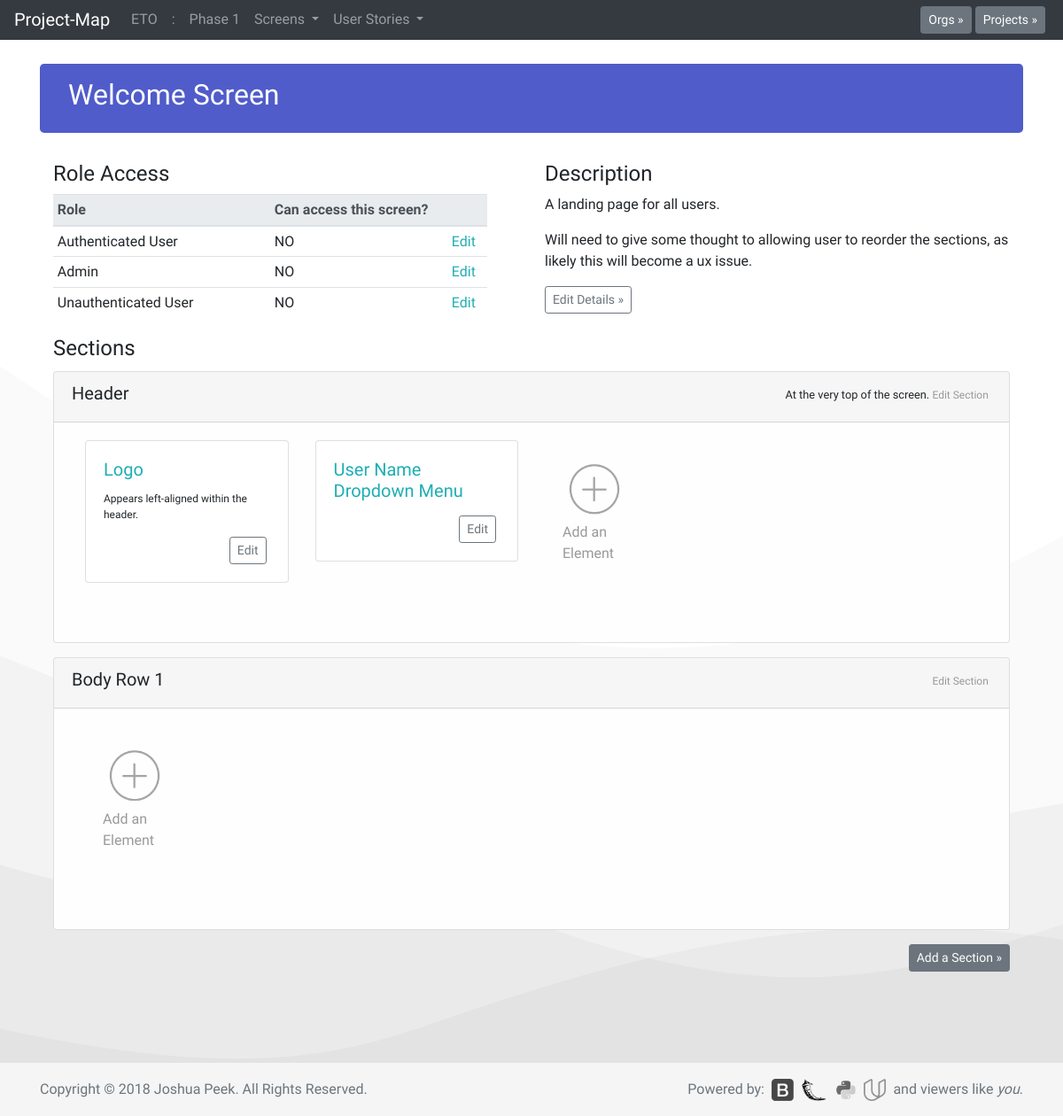
The page /p1/scrn1 on the database its author committed.
### database_setup.py (models this page shows, shortened)
class Org(Base):
    __tablename__ = 'org'
    id = Column(Integer, primary_key=True)
    title = Column(String(250), nullable=False)
    description = Column(String(500))

class Project(Base):
    __tablename__ = 'project'
    id = Column(Integer, primary_key=True)
    title = Column(String(250), nullable=False)
    description = Column(String(500))
    org_id = Column(Integer, ForeignKey('org.id'))
    org = relationship(Org)

class Screen(Base):
    __tablename__ = 'screen'
    id = Column(Integer, primary_key=True)
    title = Column(String(250), nullable=False)
    description = Column(String(500))
    project_id = Column(Integer, ForeignKey('project.id'))
    project = relationship(Project)

class RoleScreen(Base):
    __tablename__ = 'rolescreen'
    id = Column(Integer, primary_key=True)
    access = Column(String(1), nullable=False)
    project_id = Column(Integer, ForeignKey('project.id'))
    project = relationship(Project)
    role_id = Column(Integer, ForeignKey('role.id'), nullable=False)
    role = relationship(Role)
    screen_id = Column(Integer, ForeignKey('screen.id'), nullable=False)
    screen = relationship(Screen)

class Role(Base):
    __tablename__ = 'role'
    id = Column(Integer, primary_key=True)
    title = Column(String(250), nullable=False)
    description = Column(String(500))
    authRequired = Column(String(5))
    project_id = Column(Integer, ForeignKey('project.id'))
    project = relationship(Project)

class ScreenSection(Base):
    __tablename__ = 'screensection'
    id = Column(Integer, primary_key=True)
    screen_id = Column(Integer, ForeignKey('screen.id'))
    screen = relationship(Screen)
    section_id = Column(Integer, ForeignKey('section.id'))
    section = relationship(Section)

class Section(Base):
    __tablename__ = 'section'
    id = Column(Integer, primary_key=True)
    title = Column(String(250), nullable=False)
    description = Column(String(500))
    project_id = Column(Integer, ForeignKey('project.id'))
    project = relationship(Project)

class SectionElement(Base):
    __tablename__ = 'sectionelement'
    id = Column(Integer, primary_key=True)
    section_id = Column(Integer, ForeignKey('section.id'))
    section = relationship(Section)
    element_id = Column(Integer, ForeignKey('element.id'))
    element = relationship(Element)
    project_id = Column(Integer, ForeignKey('project.id'))
    project = relationship(Project)

class Element(Base):
    __tablename__ = 'element'
    id = Column(Integer, primary_key=True)
    title = Column(String(250), nullable=False)
    description = Column(String(500))
    project_id = Column(Integer, ForeignKey('project.id'))
    project = relationship(Project)

### app.py (the view)
@app.route('/p<int:project_id>/scrn<int:screen_id>')
def screenPage(project_id, screen_id):
    allorgs = session.query(Org).all()
    allprojects = session.query(Project).all()
    project = session.query(Project).filter_by(id=project_id).one()
    org = session.query(Org).filter_by(id=project.org.id).one()
    projects = session.query(Project).filter_by(org_id=org.id).all()
    screens = session.query(Screen).filter_by(project_id=project.id).all()
    roleaccess = session.query(Role.id, Role.title, RoleScreen.access).\
        join(RoleScreen).\
        filter(Role.project_id==project_id).\
        filter(RoleScreen.screen_id==screen_id).all()
    knownroles=[]
    for i in roleaccess:
        knownroles.append(i.id)
    getnewroles = session.query(Role).\
        filter(Role.project_id==project_id).\
        filter(Role.id not in knownroles).all()
    newroles = []
    for i in getnewroles:
        if i.id not in knownroles:
            newrole=Role(id=i.id, title=i.title)
            newroles.append(newrole)
    screen = session.query(Screen).filter_by(id=screen_id).one()
    screenSections = session.query(ScreenSection).\
        filter_by(screen_id=screen_id).all()
    roleScreen = session.query(RoleScreen).filter_by(screen_id=screen_id).all()
    se=session.query(SectionElement).filter_by(project_id=project.id).all()
    return render_template('wire.html', screen=screen,
        screenSections=screenSections,
        roleScreen=roleScreen,
        allorgs=allorgs,
        allprojects=allprojects, roleaccess=roleaccess,
        projects=projects, org=org, newroles=newroles, sectionElements=se,
        screens=screens, project=project)

### templates/wire.html (shortened to what this page needs)
<!doctype html>
<html lang="en">
  {% include "header.html" %}
  <body>
    {% include "menu.html" %}
    <main role="main" class="container">
      <div class="jumbotron" style="padding:1rem 2rem;background-color:#505cc9;background-image:none;">
        <h2 style="font-family: 'Rock Salt', cursive;">{{screen.title}} Screen</h2>
      </div>
<div class="container">
  <div class="row">
    <div class="col-md-6 mb-1">
        <h4>Role Access</h4>
        <table class="table table-responsive table-sm table-hover" width="100%">
          <thead class="thead-light">
            <tr>
              <th scope="col" width="245px">Role</th>
              <th scope="col" width="200px">Can access this screen?</th>
              <th scope="col" width="45px"></th>
            </tr>
          </thead>
          <tbody>
            {% for i in roleaccess %}
            <tr>
              <td>{{i.title}}</td>
              <td>{% if i.access == "1" %}YES
                {% else %}NO{% endif %}</td>
              <td><a href='{{url_for('flipRoleScreen', role_id=i.id, screen_id=screen.id)}}'>Edit</a></td>
            </tr>
            {% endfor %}
          </tbody>
        </table>
      </div>
    <div class="col-md-6">
      <h4>Description</h4>
      <p>{{screen.description}}</p>
      <p>Will need to give some thought to allowing user to reorder the sections, as likely this will become a ux issue.<p>
      <button type="button" class="btn btn-sm btn btn-outline-secondary" data-toggle="modal" data-target="#edit-screen">Edit Details &raquo;</button>
    </div>
  </div>
</div>
<div class="container">
  <div class="row">
    <div class="col-md-12 mb-1">
      <h4>Sections</h4>
    </div>
  </div>
  {% for i in screenSections %}
  <div class="row mb-3">
    <div class="col-md-12">
      <div class="card" style="background-color:#fefefe;">
        <div class="card-header text-left">
          <span style="float:left;">
            <a href="#sect_{{i.id}}" data-toggle="collapse" style="font-family:'Lusitana',serif;font-weight:500;line-height:1.2;color:#212529;">
              <h5>{{i.section.title}}</h5></a>
          </span>
          <span style="float:right;text-align:right;padding:.2rem;font-size:.8rem;"><p class="card-text">{{i.section.description}} <a href="{{url_for('editSection', section_id=i.section_id)}}" style="color:#999;font-size:.75rem;">Edit Section</a></p></span>
        </div>
        <div class="card-body collapse show" id="sect_{{i.id}}">
          <div class="container">
            <div class="row">
                {% for a in sectionElements %}
                {% if a.section_id == i.section_id %}
                <div class="col-md-3" style="margin-bottom:2rem;">
                  <div class="card">
                    <div class="card-body" style="word-break:unset;">
                      <h5 class="card-title" style="font-size:1.25rem;color:#1eaeb4;">{{a.element.title}}</h5>
                      <p class="card-text" style="font-size:.75rem;">{{a.element.description}}</p>
                      <span style="float:right;">
                        <a href="{{url_for('editElement', element_id=a.id)}}" class="btn btn-sm btn-outline-secondary">Edit</a>&nbsp;
                      </span>
                    </div>
                  </div>
                </div>
                {% endif %}
                {% endfor %}
                <div class="col-md-2" style="margin-bottom:2rem;">
                  <div class="card" style="background-clip: text;color: #999;border: 0px solid #C9C9C9;box-sizing:content-box;">
                    <div class="card-body" style="word-break:unset;">
                      <a href="{{url_for('newElement', section_id=i.id)}}">
                        <img src="../../static/images/plus.png" width="70%">
                      </a>
                      <p style="color:#999;text-size:.75rem;">Add an Element</p>
                    </div>
                  </div>
                </div>
            </div>
          </div>
        </div>
      </div>
    </div>
  </div>
  {% endfor %}
  <p style="float:right;"><button type="button" class="btn btn-secondary btn-sm" data-toggle="modal" data-target="#add-section">Add a Section &raquo;</button></p>
</div>
<p><br><br><br></p>
    </main>
  {% include "footer.html" %}
  </body>
</html>

### templates/menu.html (shortened to what this page needs)
<nav class="navbar navbar-expand-md navbar-dark fixed-top bg-dark">
  <a class="navbar-brand" href="/">Project-Map</a>
  <div class="collapse navbar-collapse" id="navbarCollapse">
    <ul class="navbar-nav mr-auto">
      {% if org is defined %}
      <li class="nav-item">
        <a class="nav-link" href="{{url_for('orgPage', org_id=org.id)}}">{{org.title}}</a>
      </li>
      {% endif %}
      {% if project is defined %}
      <li class="nav-item">
        <span class="nav-link">:</span>
      </li>
      <li class="nav-item">
        <a class="nav-link" href="{{url_for('projectPage', org_id=project.org.id,
          project_id=project.id)}}">{{project.title}}
        </a>
      </li>
      {% endif %}
      {% if screens is defined %}
      <li class="nav-item dropdown">
        <a class="nav-link dropdown-toggle" href="#" id="navbarDropdown" role="button" data-toggle="dropdown" aria-haspopup="true" aria-expanded="false">
          Screens
        </a>
      </li>
      {% endif %}
      {% if screens is defined %}
      <li class="nav-item dropdown">
        <a class="nav-link dropdown-toggle" href="#" id="navbarDropdown" role="button" data-toggle="dropdown" aria-haspopup="true" aria-expanded="false">
          User Stories
        </a>
      </li>
      {% endif %}
    </ul>
    {% if allorgs is defined %}
    <button type="button" class="btn btn-secondary btn-sm my-2 my-sm-0" data-toggle="modal" data-target="#org-select">Orgs &raquo;</button>&nbsp;
    {% endif %}
    {% if allprojects is defined %}
    <button type="button" class="btn btn-secondary btn-sm my-2 my-sm-0" data-toggle="modal" data-target="#project-select">Projects &raquo;</button>&nbsp;
    {% endif %}
  </div>
</nav>

### rows shown on the page
Org: title "ETO"
Project: title "Phase 1"
Screen: title "Welcome", description "A landing page for all users."
RoleScreen: title "Authenticated User"
RoleScreen: title "Admin"
RoleScreen: title "Unauthenticated User"
ScreenSection: {{ i.id }} 1 (drawn), section "Header", section.description "At the very top of the screen."
SectionElement: element "Logo", element.description "Appears left-aligned within the header."
SectionElement: element "User Name Dropdown Menu"
ScreenSection: section "Body Row 1"
